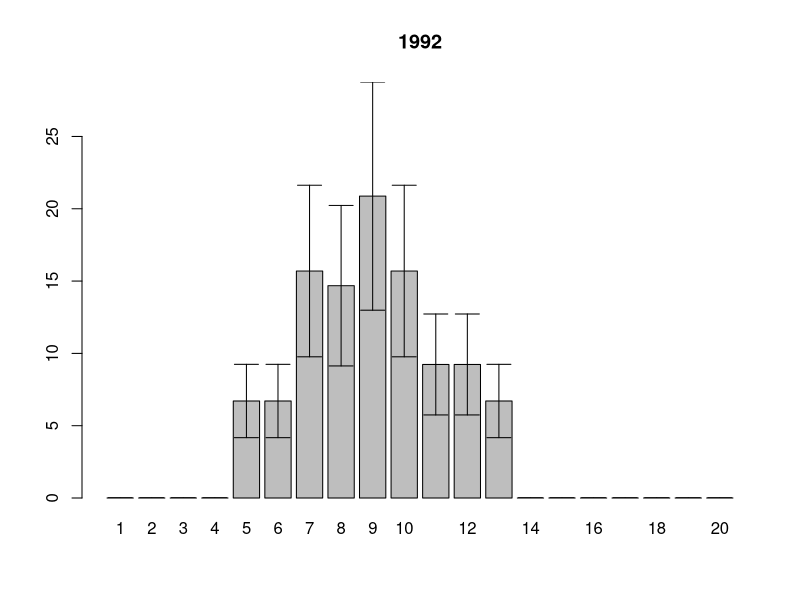
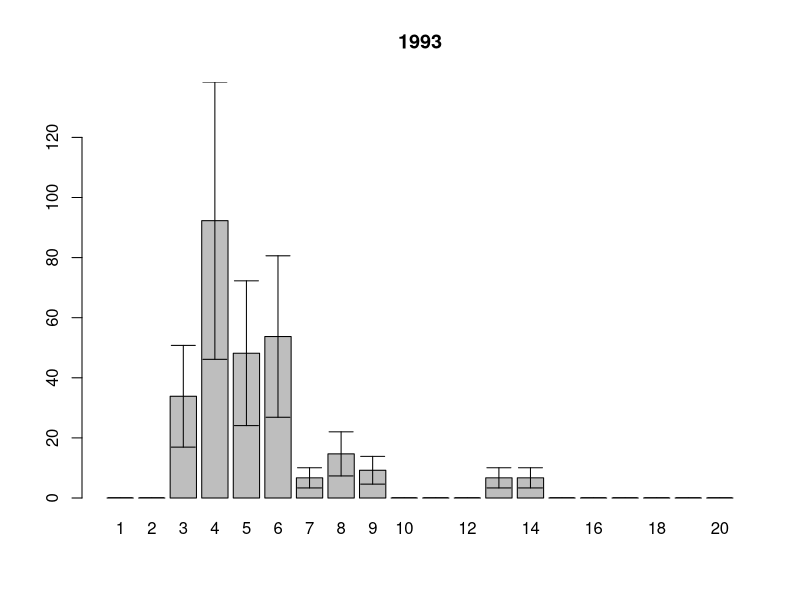
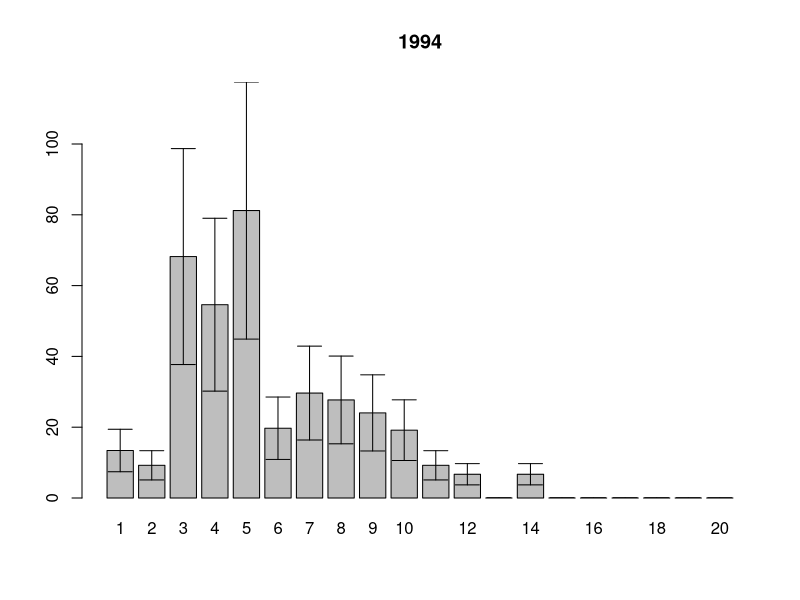
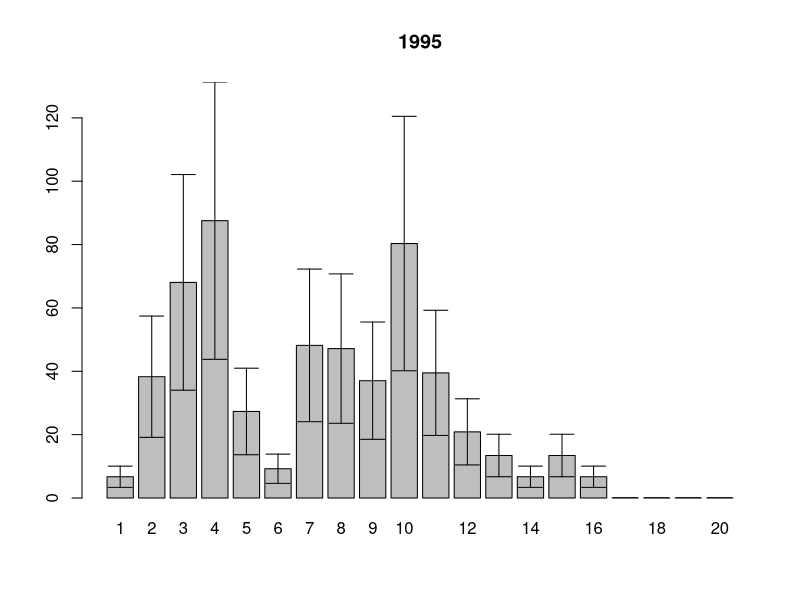
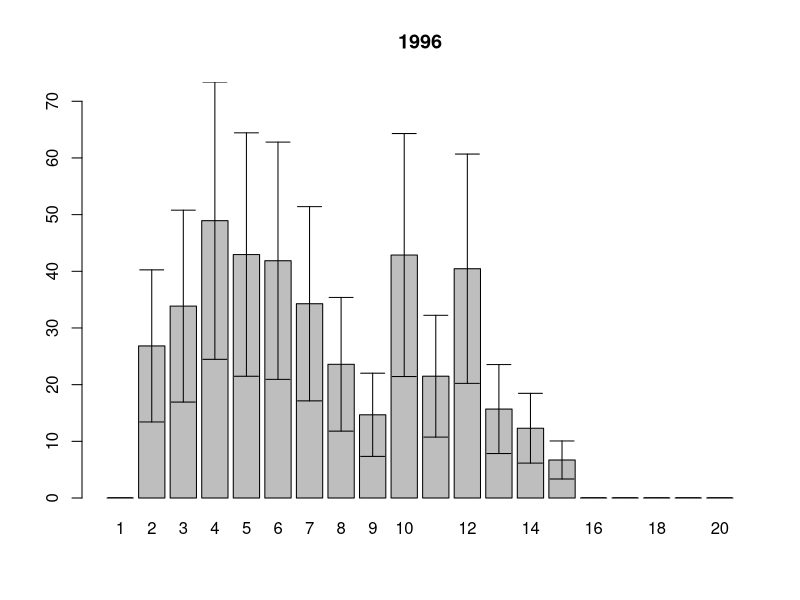
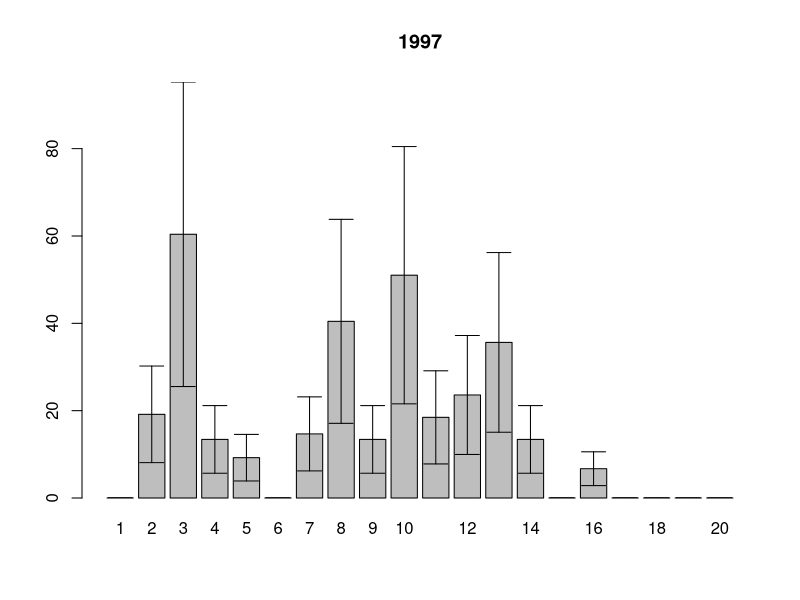
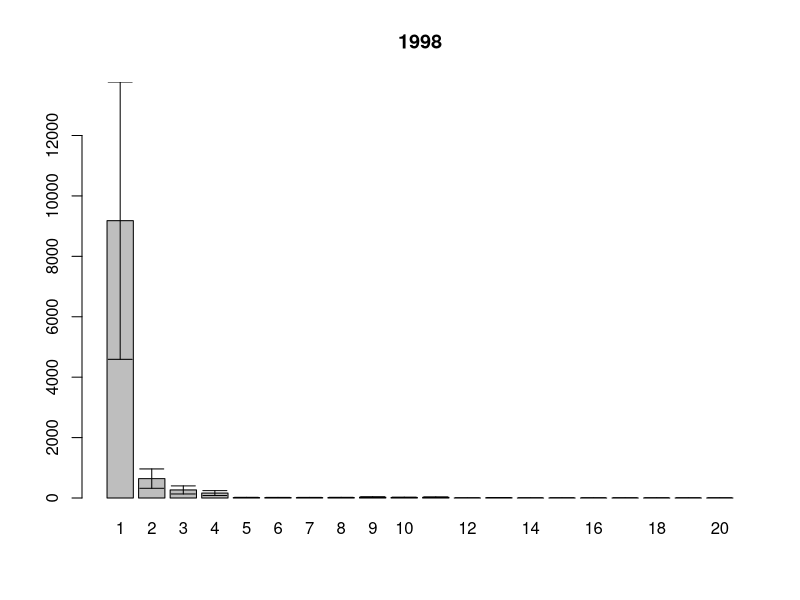
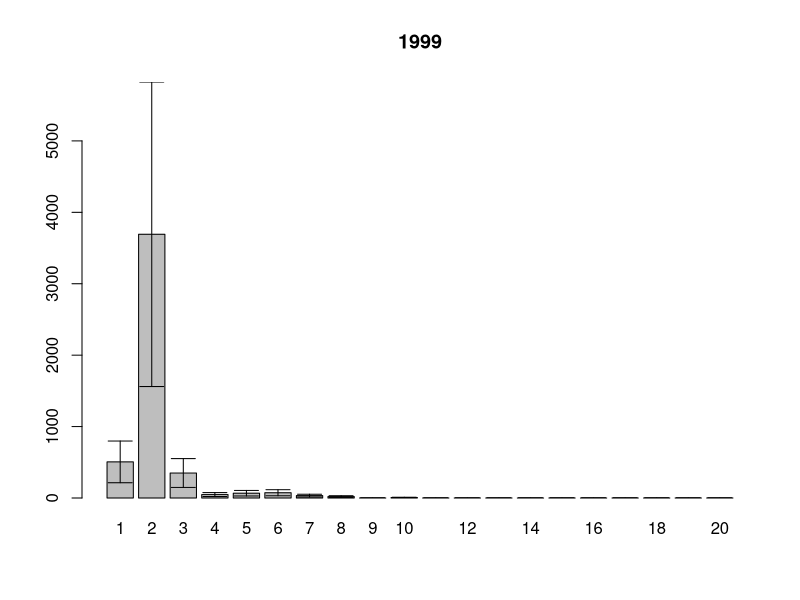

The R source for these figures, in order: (Note: this script raises an error after producing the figures.)
setwd("~/Dropbox/PhD_thesis/White_Sea/Luvenga_II_razrez/")
setwd("~/note_backup_2013-04-13/PhD_thesis/White_Sea/Luvenga_II_razrez/")

# размерная структура средние по годам по горизонтам
ishodnik<-read.table(file="length.csv", sep=";", dec=",", head=T)
samples.squares<-read.table(file="squares.csv", sep=";", dec=",", head=T)
samples.names<-read.table(file="sample.csv", sep=";", dec=",", head=T)
attach(ishodnik)
#year<-factor(year)

Length.int<-cut(Length.mm, breaks=seq(0,20,1))

(size.str.table<-table(Length.int,year, tidal_level, sample))

size.str.df<-as.data.frame(size.str.table) # как таблица данных

#убираем те пробы которых на самом деле нету
for (i in 1:length(levels(size.str.df$year)))
{ (xxx<-size.str.df$sample[size.str.df$year==levels(size.str.df$year)[i] ]%in%
     samples.names$sample[samples.names$year==levels(size.str.df$year)[i]])
  antixxx<-as.logical(1-xxx)
  size.str.df$Freq[size.str.df$year==levels(size.str.df$year)[i]][antixxx]<-NA
}


# SUBSET - для фильтрации таблицы данных
# APPLY - кто-то из них для средней и СД по фрейму

#теперь на квадратный метр
size.str.sqmeter<-size.str.df
for (i in 1:length(levels(size.str.sqmeter$year)))
{
  size.str.sqmeter$Freq[size.str.sqmeter$year==levels(size.str.sqmeter$year)[i]]<-
    size.str.sqmeter$Freq[size.str.sqmeter$year==levels(size.str.sqmeter$year)[i]] * 
    samples.squares$square[samples.squares$year==levels(size.str.sqmeter$year)[i]]
}


for (i in 1: length(levels(size.str.sqmeter$tidal_level)))
{
  assign(paste(levels(size.str.sqmeter$tidal_level)[i]), 
       subset(size.str.sqmeter, size.str.sqmeter$tidal_level==levels(size.str.sqmeter$tidal_level)[i]))
}

#for (i in 1: length(levels(size.str.sqmeter$tidal_level)))
#{
#  write.table(assign(paste(levels(size.str.sqmeter$tidal_level)[i]), 
#       subset(size.str.sqmeter, size.str.sqmeter$tidal_level==levels(size.str.sqmeter$tidal_level)[i])), file=paste(levels(size.str.sqmeter$tidal_level)[i]), sep=",")
#}


#subset(size.str.sqmeter,subset=size.str.sqmeter$year=="1992")

#и среднее??
# tapply выдает как резудьтат матрицу

# надо как-то дружить array's в момент рассчета ошибок... и как потом рисовать картики? или проще разделить на отдельные горизонтв и поработать с ними?? 

#attach(paste(levels(size.str.sqmeter$tidal_level)[1]))

#
#assign(paste("mean.sqmeter", levels(size.str.sqmeter$tidal_level)[1], sep="."), 
#       tapply(paste(levels(size.str.sqmeter$tidal_level)[1])$Freq, 
#              INDEX=list(levels(size.str.sqmeter$tidal_level)[1]$year, levels(size.str.sqmeter$tidal_level)[1]$Length.int)), 
#              FUN=mean, na.rm=T))
#КАК АВТОМАТИЗИРОВАТЬ ТЕМУ ПРО НЕСКОЛЬКО УЧАСТКОВ Я НЕ ПРИДУМАЛА :( ПИШУ РУЧКАМИ 4 РАЗА...

(n.samples<-tapply(samples.names$sample,list(samples.names$year,samples.names$tidal.level), length ))
(n.samples.df<-as.data.frame(n.samples))

#Верхний пляж
(mean.sqmeter.high_beatch<-t(tapply(high_beatch$Freq,INDEX=list(high_beatch$year,  high_beatch$Length.int),FUN=sd, na.rm=T)))
mean.sqmeter.high_beatch.df<-as.data.frame(mean.sqmeter.high_beatch)

(sd.sqmeter.high_beatch<-tapply(high_beatch$Freq,INDEX=list(high_beatch$year,  high_beatch$Length.int),FUN=sd, na.rm=T))

(sem.sqmeter.high_beatch <-t(sd.sqmeter.high_beatch/sqrt(n.samples.df$high_beatch)))
sem.sqmeter.high_beatch.df<-as.data.frame(sem.sqmeter.high_beatch)

#пояс фукоидов
mean.sqmeter.fucus_zone<-t(tapply(fucus_zone$Freq,INDEX=list(fucus_zone$year,  fucus_zone$Length.int),FUN=sd, na.rm=T))
mean.sqmeter.fucus_zone.df<-as.data.frame(mean.sqmeter.fucus_zone)

sd.sqmeter.fucus_zone<-tapply(fucus_zone$Freq,INDEX=list(fucus_zone$year,  fucus_zone$Length.int),FUN=sd, na.rm=T)

sem.sqmeter.fucus_zone <-t(sd.sqmeter.fucus_zone/sqrt(n.samples.df$fucus_zone))
sem.sqmeter.fucus_zone.df<-as.data.frame(sem.sqmeter.fucus_zone)

#пояс зостеры
mean.sqmeter.zostera_zone<-t(tapply(zostera_zone$Freq,INDEX=list(zostera_zone$year,  zostera_zone$Length.int),FUN=sd, na.rm=T))
mean.sqmeter.zostera_zone.df<-as.data.frame(mean.sqmeter.zostera_zone)

sd.sqmeter.zostera_zone<-tapply(zostera_zone$Freq,INDEX=list(zostera_zone$year,  zostera_zone$Length.int),FUN=sd, na.rm=T)

sem.sqmeter.zostera_zone <-t(sd.sqmeter.zostera_zone/sqrt(n.samples.df$zostera_zone))
sem.sqmeter.zostera_zone.df<-as.data.frame(sem.sqmeter.zostera_zone)

#нижний пляж
(mean.sqmeter.low_beatch<-t(tapply(low_beatch$Freq,INDEX=list(low_beatch$year,  low_beatch$Length.int),FUN=sd, na.rm=T)))
mean.sqmeter.low_beatch.df<-as.data.frame(mean.sqmeter.low_beatch)

sd.sqmeter.low_beatch<-tapply(low_beatch$Freq,INDEX=list(low_beatch$year,  low_beatch$Length.int),FUN=sd, na.rm=T)

sem.sqmeter.low_beatch <-t(sd.sqmeter.low_beatch/sqrt(n.samples.df$low_beatch))
sem.sqmeter.low_beatch.df<-as.data.frame(sem.sqmeter.low_beatch)


length.class<-seq(1,20,1)

#>1mm
#Верхний пляж
(mean.sqmeter2.high_beatch<-mean.sqmeter.high_beatch[2:20,])
mean.sqmeter2.high_beatch.df<-as.data.frame(mean.sqmeter2.high_beatch)

(sd.sqmeter2.high_beatch<-sd.sqmeter.high_beatch[,2:20])

(sem.sqmeter2.high_beatch <-t(sd.sqmeter2.high_beatch/sqrt(n.samples.df$high_beatch)))
sem.sqmeter2.high_beatch.df<-as.data.frame(sem.sqmeter2.high_beatch)

#пояс фукоидов
mean.sqmeter2.fucus_zone<-mean.sqmeter.fucus_zone[2:20,]
mean.sqmeter2.fucus_zone.df<-as.data.frame(mean.sqmeter2.fucus_zone)

sd.sqmeter2.fucus_zone<-sd.sqmeter.fucus_zone[,2:20]

sem.sqmeter2.fucus_zone <-t(sd.sqmeter2.fucus_zone/sqrt(n.samples.df$fucus_zone))
sem.sqmeter2.fucus_zone.df<-as.data.frame(sem.sqmeter2.fucus_zone)

#пояс зостеры
mean.sqmeter2.zostera_zone<-mean.sqmeter.zostera_zone[2:20,]
mean.sqmeter2.zostera_zone.df<-as.data.frame(mean.sqmeter2.zostera_zone)

sd.sqmeter2.zostera_zone<-sd.sqmeter.zostera_zone[,2:20]

sem.sqmeter2.zostera_zone <-t(sd.sqmeter2.zostera_zone/sqrt(n.samples.df$zostera_zone))
sem.sqmeter2.zostera_zone.df<-as.data.frame(sem.sqmeter2.zostera_zone)

#нижний пляж
mean.sqmeter2.low_beatch<-mean.sqmeter.low_beatch[2:20,]
mean.sqmeter2.low_beatch.df<-as.data.frame(mean.sqmeter2.low_beatch)

sd.sqmeter2.low_beatch<-sd.sqmeter.low_beatch[,2:20]

sem.sqmeter2.low_beatch <-t(sd.sqmeter2.low_beatch/sqrt(n.samples.df$low_beatch))
sem.sqmeter2.low_beatch.df<-as.data.frame(sem.sqmeter2.low_beatch)


length.class2<-seq(2,20,1)


#from R-book 
error.bars<-function(yv,z,nn){
  xv<-
    barplot(yv,ylim=c(0,(max(yv)+max(z))),names=nn)#,ylab=deparse(substitute(yv)))
  g=(max(xv)-min(xv))/50
  for (i in 1:length(xv)) {
    lines(c(xv[i],xv[i]),c(yv[i]+z[i],yv[i]-z[i]))
    lines(c(xv[i]-g,xv[i]+g),c(yv[i]+z[i], yv[i]+z[i]))
    lines(c(xv[i]-g,xv[i]+g),c(yv[i]-z[i], yv[i]-z[i]))
  }}


#верхний пляж
for (j in 1:length(colnames(mean.sqmeter.high_beatch)))
  {
    pdf(file=paste("high_beatch", colnames(mean.sqmeter.high_beatch)[j], ".pdf",sep="_"))
    error.bars(yv=mean.sqmeter.high_beatch[,j], nn=length.class,  z=sem.sqmeter.high_beatch[,j])
    title(main=colnames(mean.sqmeter.high_beatch)[j], xlab="", ylab="")
    dev.off()
  }

#пояс фукоидов
for (j in 1:length(colnames(mean.sqmeter.fucus_zone)))
{
  pdf(file=paste("fucus_zone", colnames(mean.sqmeter.fucus_zone)[j], ".pdf",sep="_"))
  error.bars(yv=mean.sqmeter.fucus_zone[,j], nn=length.class,  z=sem.sqmeter.fucus_zone[,j])
  title(main=colnames(mean.sqmeter.fucus_zone)[j], xlab="", ylab="")
  dev.off()
}

#пояс зостеры
for (j in 1:length(colnames(mean.sqmeter.zostera_zone)))
{
  pdf(file=paste("zostera_zone", colnames(mean.sqmeter.zostera_zone)[j], ".pdf",sep="_"))
  error.bars(yv=mean.sqmeter.zostera_zone[,j], nn=length.class,  z=sem.sqmeter.zostera_zone[,j])
  title(main=colnames(mean.sqmeter.zostera_zone)[j], xlab="", ylab="")
  dev.off()
}

#нижний пляж
for (j in 1:length(colnames(mean.sqmeter.low_beatch)))
{
  pdf(file=paste("low_beatch", colnames(mean.sqmeter.low_beatch)[j], ".pdf",sep="_"))
  error.bars(yv=mean.sqmeter.low_beatch[,j], nn=length.class,  z=sem.sqmeter.low_beatch[,j])
  title(main=colnames(mean.sqmeter.low_beatch)[j], xlab="", ylab="")
  dev.off()
}



# все 4 на одном графике
for (j in 1:length(colnames(mean.sqmeter.low_beatch)))
{
  pdf(file=paste("all_tidal", colnames(mean.sqmeter.low_beatch)[j], ".pdf",sep="_"))
  error.bars(yv=matrix(mean.sqmeter.high_beatch[,j], mean.sqmeter.fucus_zone[,j], 
                           mean.sqmeter.zostera_zone[,j],mean.sqmeter.low_beatch[,j]), 
             nn=length.class,  
             z=sem.sqmeter.low_beatch[,j])
  title(main=colnames(mean.sqmeter.low_beatch)[j], xlab="", ylab="")
  dev.off()
}


barplot(matrix(mean.sqmeter.high_beatch[,1], mean.sqmeter.fucus_zone[,1], 
           mean.sqmeter.zostera_zone[,1],mean.sqmeter.low_beatch[,1]))


#>1mm
#верхний пляж
for (j in 1:length(colnames(mean.sqmeter2.high_beatch)))
{
  pdf(file=paste("high_beatch2", colnames(mean.sqmeter2.high_beatch)[j], ".pdf",sep="_"))
  error.bars(yv=mean.sqmeter2.high_beatch[,j], nn=length.class2,  z=sem.sqmeter2.high_beatch[,j])
  title(main=colnames(mean.sqmeter2.high_beatch)[j], xlab="", ylab="")
  dev.off()
}

#пояс фукоидов
for (j in 1:length(colnames(mean.sqmeter2.fucus_zone)))
{
  pdf(file=paste("fucus_zone2", colnames(mean.sqmeter2.fucus_zone)[j], ".pdf",sep="_"))
  error.bars(yv=mean.sqmeter2.fucus_zone[,j], nn=length.class2,  z=sem.sqmeter2.fucus_zone[,j])
  title(main=colnames(mean.sqmeter2.fucus_zone)[j], xlab="", ylab="")
  dev.off()
}

#пояс зостеры
for (j in 1:length(colnames(mean.sqmeter2.zostera_zone)))
{
  pdf(file=paste("zostera_zone2", colnames(mean.sqmeter2.zostera_zone)[j], ".pdf",sep="_"))
  error.bars(yv=mean.sqmeter2.zostera_zone[,j], nn=length.class2,  z=sem.sqmeter2.zostera_zone[,j])
  title(main=colnames(mean.sqmeter2.zostera_zone)[j], xlab="", ylab="")
  dev.off()
}

#нижний пляж
for (j in 1:length(colnames(mean.sqmeter2.low_beatch)))
{
  pdf(file=paste("low_beatch2", colnames(mean.sqmeter.low_beatch)[j], ".pdf",sep="_"))
  error.bars(yv=mean.sqmeter2.low_beatch[,j], nn=length.class2,  z=sem.sqmeter2.low_beatch[,j])
  title(main=colnames(mean.sqmeter2.low_beatch)[j], xlab="", ylab="")
  dev.off()
}


#динамика обилия
(N.sqmeter<-tapply(size.str.sqmeter$Freq, list(size.str.sqmeter$year, size.str.sqmeter$sample, size.str.df$tidal_level), sum))
(N.mean.sqmeter<-apply(N.sqmeter, na.rm=T, MARGIN=c(1,3), FUN=mean))
  N.mean.sqmeter[11,3]<-NA
(N.sd.sqmeter<-apply(N.sqmeter, na.rm=T, MARGIN=c(1,3), FUN=sd))
(N.sem.sqmeter<-N.sd.sqmeter/sqrt(n.samples))

pdf(file="N_dynamic.pdf", family="NimbusSan") # указываем шрифт подпией
plot(y=N.mean.sqmeter[,1], x=as.numeric(rownames(N.mean.sqmeter)), type="n", main="Материковая литораль в районе пос. Лувеньга",
#     ylim=c(min(N.mean.sqmeter, na.rm=T)-max(N.sem.sqmeter, na.rm=T), max(N.mean.sqmeter, na.rm=T)+max(N.sem.sqmeter, na.rm=T)),
     ylim=c(0, max(N.mean.sqmeter, na.rm=T)+max(N.sem.sqmeter, na.rm=T)), 
     xlab="год", ylab="N, экз./кв.м")
for (i in 1:ncol(N.mean.sqmeter))
{lines(as.numeric(rownames(N.mean.sqmeter)), N.mean.sqmeter[,i], pch=14+i, col=0+i, type="b")
arrows(x0=as.numeric(rownames(N.mean.sqmeter)), x1=as.numeric(rownames(N.mean.sqmeter)),
       y0=N.mean.sqmeter[,i]-N.sem.sqmeter[,i], y1=N.mean.sqmeter[,i]+N.sem.sqmeter[,i], angle=90, code=3, length=.1, col=0+i)
 }
legend(legend=colnames(N.mean.sqmeter),x=2000, y=7996, pch=seq(15,15+ncol(N.mean.sqmeter),1), col=seq(1,1+ncol(N.mean.sqmeter),1))
dev.off()
embedFonts("N_dynamic.pdf") #встройка шрифтов в файл

#динамика без молод ( больше 2+)
(N2.sqmeter<-tapply(size.str.sqmeter$Freq[size.str.sqmeter$Length.int!="(0,1]"],
                   list(size.str.sqmeter$year[size.str.sqmeter$Length.int!="(0,1]"],
                        size.str.sqmeter$sample[size.str.sqmeter$Length.int!="(0,1]"],
                        size.str.df$tidal_level[size.str.sqmeter$Length.int!="(0,1]"]), sum))
(N2.mean.sqmeter<-apply(N2.sqmeter, na.rm=T, MARGIN=c(1,3), FUN=mean))
N2.mean.sqmeter[11,3]<-NA
(N2.sd.sqmeter<-apply(N2.sqmeter, na.rm=T, MARGIN=c(1,3), FUN=sd))
(N2.sem.sqmeter<-N2.sd.sqmeter/sqrt(n.samples))

pdf(file="N2_dynamic.pdf", family="NimbusSan") # указываем шрифт подпией
plot(y=N2.mean.sqmeter[,1], x=as.numeric(rownames(N2.mean.sqmeter)), type="n", main="Материковая литораль в районе пос. Лувеньга",
     #     ylim=c(min(N2.mean.sqmeter, na.rm=T)-max(N2.sem.sqmeter, na.rm=T), max(N2.mean.sqmeter, na.rm=T)+max(N2.sem.sqmeter, na.rm=T)),
     ylim=c(0, max(N2.mean.sqmeter, na.rm=T)+max(N2.sem.sqmeter, na.rm=T)), 
     xlab="год", ylab="N, экз./кв.м")
for (i in 1:ncol(N2.mean.sqmeter))
{lines(as.numeric(rownames(N2.mean.sqmeter)), N2.mean.sqmeter[,i], pch=14+i, col=0+i, type="b")
 arrows(x0=as.numeric(rownames(N2.mean.sqmeter)), x1=as.numeric(rownames(N2.mean.sqmeter)),
        y0=N2.mean.sqmeter[,i]-N2.sem.sqmeter[,i], y1=N2.mean.sqmeter[,i]+N2.sem.sqmeter[,i], angle=90, code=3, length=.1, col=0+i)
}
legend(legend=colnames(N2.mean.sqmeter),x=2000, y=7996, pch=seq(15,15+ncol(N2.mean.sqmeter),1), col=seq(1,1+ncol(N2.mean.sqmeter),1))
dev.off()
embedFonts("N2_dynamic.pdf") #встройка шрифтов в файл

#динамика максимального размера
str(ishodnik)
(Length.max<-tapply(Length.mm, list(year, tidal_level), max, na.rm=T))
#plot(x=names(Length.max), y=Length.max, type=none)


pdf(file="L_max.pdf", family="NimbusSan") # указываем шрифт подпией
plot(x=rownames(Length.max), y=Length.max[,1], type="n", main="Материковая литораль в районе пос. Лувеньга", xlab="год", ylab="L max, мм", 
     ylim=c(min(Length.max,na.rm=T), max(Length.max,na.rm=T)))
for (i in 1:ncol(Length.max))
{lines(as.numeric(rownames(Length.max)), Length.max[,i], pch=14+i, col=0+i, type="b")
}
legend(legend=colnames(Length.max),x=1993, y=12.2, pch=seq(15,15+ncol(Length.max),1), col=seq(1,1+ncol(Length.max),1))
dev.off()
embedFonts("L_max.pdf") #встройка шрифтов в файл
